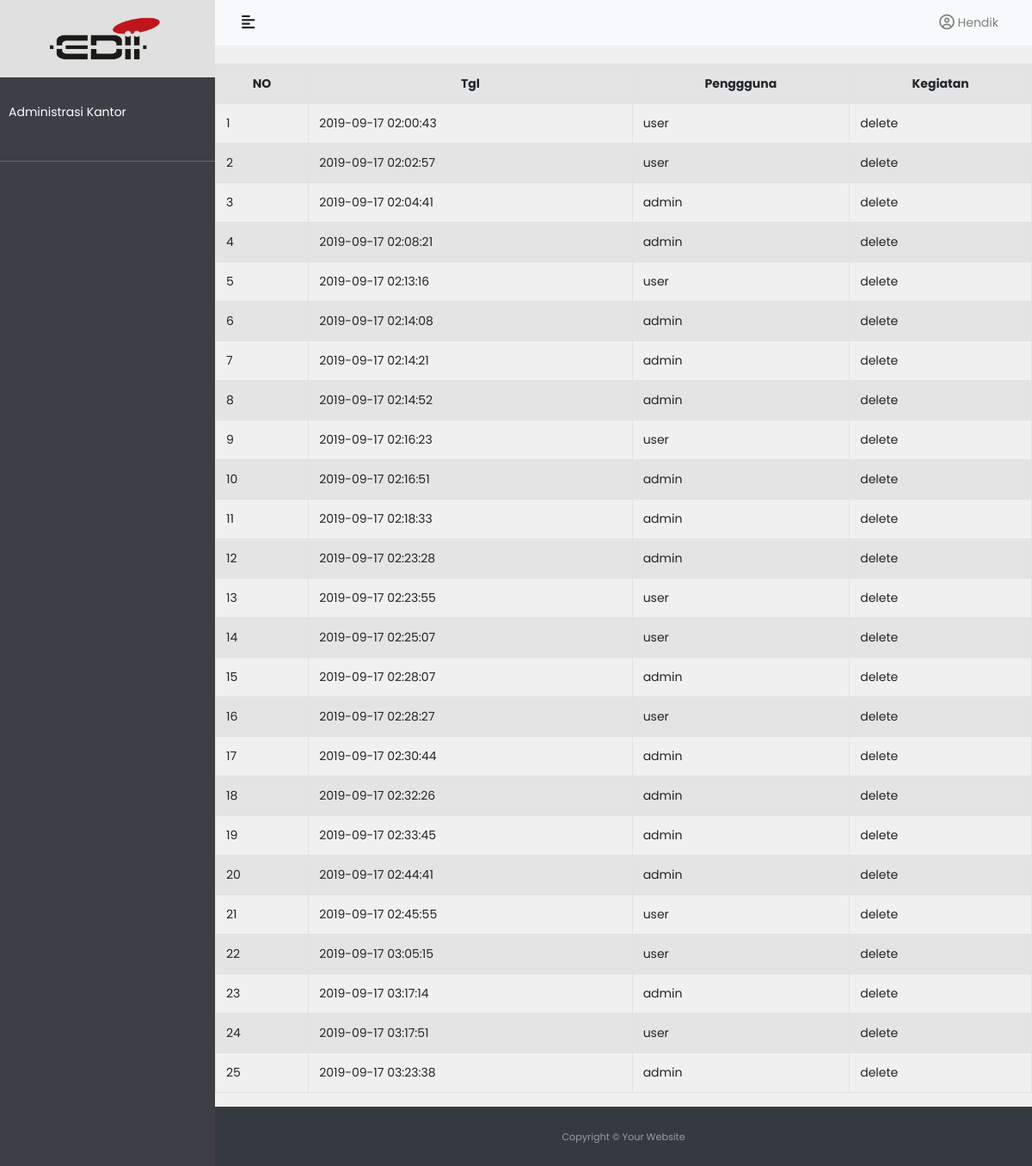
The app's page /index.php/input/log with its own data.
### tables this page shows
CREATE TABLE `logger` (
  `id` bigint(20) NOT NULL,
  `created_on` timestamp NOT NULL DEFAULT CURRENT_TIMESTAMP,
  `created_by` int(11) NOT NULL,
  `type` varchar(255) NOT NULL,
  `type_id` bigint(20) NOT NULL,
  `token` varchar(255) NOT NULL,
  `comment` text NOT NULL
);

### application/controllers/Input.php (called while the page is built, shortened)
<?php
class Input extends CI_Controller {
      public function log()
    {
       $data['data_log']=$this->input_model->get_log();
       $this->load->view('template/header');
       $this->load->view('v_log', $data);
       $this->load->view('template/footer');
    }
    Public function __construct()
    {
        $this->load->model('input_model');
    }
}

### index.php (called while the page is built, shortened)
<?php
require_once BASEPATH.'core/CodeIgniter.php';

### application/models/Input_model.php (called while the page is built, shortened)
<?php
class Input_model extends CI_Model {
     public function get_log()
    {
        return $this->db->get('logger')->result();
    }
}

### application/views/v_log.php (the view, shortened to what this page needs)
<!DOCTYPE html>
<html>
<head>
</head>
<body>
   <table  <table class="table table-bordered table-striped" style="width:100%" id="example">
                    <tr>
                        <th>NO</th>
                        <th>Tgl</th>
                        <th>Penggguna</th>
                        <th>Kegiatan</th>
                    </tr>
                    <?php $no=1; ?>
                    <?php foreach ($data_log as $do ) : ?>
                    <tr>
                        <td><?= $no ?></td>
                        <td><?= $do->created_on ?></td>
                        <td><?= $do->type ?></td>
                        <td><?= $do->token ?></td>
                        <a href="#update_input" data-toggle="modal" data-target="#updateModal" class="btn btn-default btn-form-ubah"><span class="glyphicon glyphicon-pencil"></span></a>
                    </tr>
                    <?php $no++; ?>
                    <?php endforeach; ?>
                </table>
</body>
</html>

### application/views/template/header.php (shortened to what this page needs)
<!doctype html>
<html lang="en">
<head>
    <link rel="stylesheet" href="https://stackpath.bootstrapcdn.com/bootstrap/4.3.1/css/bootstrap.min.css"crossorigin="anonymous">
    <link rel="stylesheet" href="https://cdnjs.cloudflare.com/ajax/libs/twitter-bootstrap/4.1.3/css/bootstrap.css">
    <link rel="stylesheet" href="https://cdn.datatables.net/1.10.19/css/datatables.bootstrap4.min.css">
    <link rel="stylesheet" href="../assets/style.css">
</head>
<body>
    <div class="wrapper">
        <nav id="sidebar">
            <div class="sidebar-header">
                    <img src="<?=base_url()?>assets/img/Logo_EDII.png" style="height: 50px;" />
            </div>
            <ul class="list-unstyled components">
                <p>Administrasi Kantor</p>
            </ul>
        </nav>
        <div id="content">
            <nav class="navbar navbar-expand-lg navbar-light bg-light sticky-top">
                <div class="container-fluid">
                <div class="collapse navbar-collapse" id="navbarSupportedContent">
                    <ul class="navbar-nav ml-auto">
                        <li class="nav-item dropdown">
                            <a href=""  class="nav-link" href="#" id="navbarDropdown" role="button" data-toggle="dropdown"aria-haspopup="true" aria-expanded="false">
                                <i class="far fa-user-circle fa-lg"></i> Hendik
                            </a>
                        </li>
                    </ul>
                </div>
            </nav>

### application/views/template/footer.php (shortened to what this page needs)
<link rel="stylesheet" href="assets/css/style.css">
<footer id="sticky-footer" class="py-4 bg-dark text-white-50">
    <div class="container text-center">
      <small>Copyright &copy; Your Website</small>
    </div>
  </footer>
    </div>
</div>
  </body>
</html>

### assets/style.css (style rules this page uses)
body { font-family: 'Poppins', sans-serif; background-color: #f0f0f0; font-size: 14px; }
a, a:hover, a:focus { color: inherit; text-decoration: none; transition: all 0.3s; }
.wrapper { display: flex; width: 100%; align-items: stretch; }
#content { width: 100%; }
#sidebar { min-width: 250px; max-width: 250px; min-height: 100vh; background: rgb(61, 62, 70); color: #fff; transition: all 0.3s; }
#sidebar .sidebar-header { padding: 20px; background: #e0e0e0; padding-left: 58px; }
#sidebar ul.components { padding: 20px 0; border-bottom: 1px solid #47748b; }
#sidebar ul p { color: #fff; padding: 10px; }
th { text-align: center; }

### records on screen
logger: created_on "2019-09-17 02:00:43", type "user", token "delete"
logger: created_on "2019-09-17 02:02:57", type "user", token "delete"
logger: created_on "2019-09-17 02:04:41", type "admin", token "delete"
logger: created_on "2019-09-17 02:08:21", type "admin", token "delete"
logger: created_on "2019-09-17 02:13:16", type "user", token "delete"
logger: created_on "2019-09-17 02:14:08", type "admin", token "delete"
logger: created_on "2019-09-17 02:14:21", type "admin", token "delete"
logger: created_on "2019-09-17 02:14:52", type "admin", token "delete"
logger: created_on "2019-09-17 02:16:23", type "user", token "delete"
logger: created_on "2019-09-17 02:16:51", type "admin", token "delete"
logger: created_on "2019-09-17 02:18:33", type "admin", token "delete"
logger: created_on "2019-09-17 02:23:28", type "admin", token "delete"
logger: created_on "2019-09-17 02:23:55", type "user", token "delete"
logger: created_on "2019-09-17 02:25:07", type "user", token "delete"
logger: created_on "2019-09-17 02:28:07", type "admin", token "delete"
logger: created_on "2019-09-17 02:28:27", type "user", token "delete"
logger: created_on "2019-09-17 02:30:44", type "admin", token "delete"
logger: created_on "2019-09-17 02:32:26", type "admin", token "delete"
logger: created_on "2019-09-17 02:33:45", type "admin", token "delete"
logger: created_on "2019-09-17 02:44:41", type "admin", token "delete"
logger: created_on "2019-09-17 02:45:55", type "user", token "delete"
logger: created_on "2019-09-17 03:05:15", type "user", token "delete"
logger: created_on "2019-09-17 03:17:14", type "admin", token "delete"
logger: created_on "2019-09-17 03:17:51", type "user", token "delete"
logger: created_on "2019-09-17 03:23:38", type "admin", token "delete"
